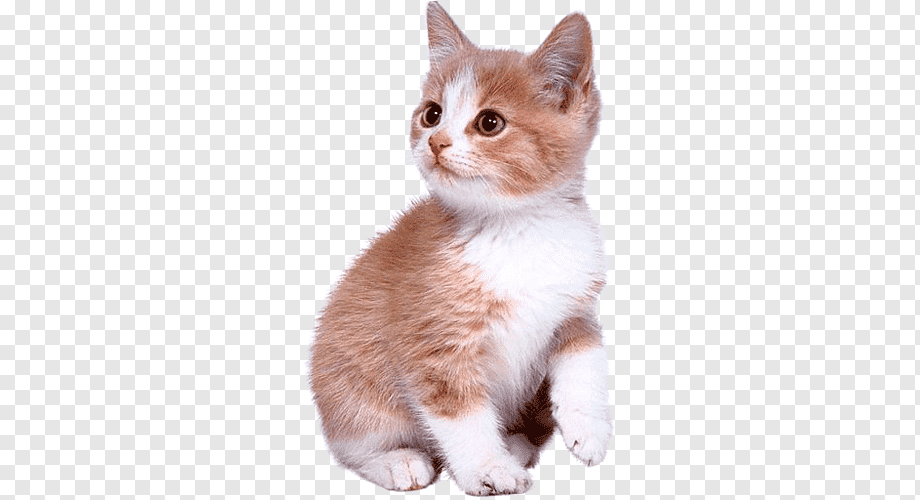
#> input picture Photos/cat.png, 920 x 500 px, found by its file name
$ python '3 drawing.py'
#> lines starting #> are read from the running program, lines starting #| are printed output that depends on the picture
import cv2 as cv
import matplotlib.pyplot as plt #usefull for working with images


#IMREAD_GRAYSCALE for black and white
img = cv.imread("Photos/cat.png",cv.IMREAD_COLOR)
#> img is the input picture: shape (500, 920, 3); mean B, G, R 225.6, 226.1, 232.8


cv.rectangle(img, (350,450), (500,350), (0,255,0), 5)
cv.circle(img, (500, 200), 100, (255,0,0), 7)
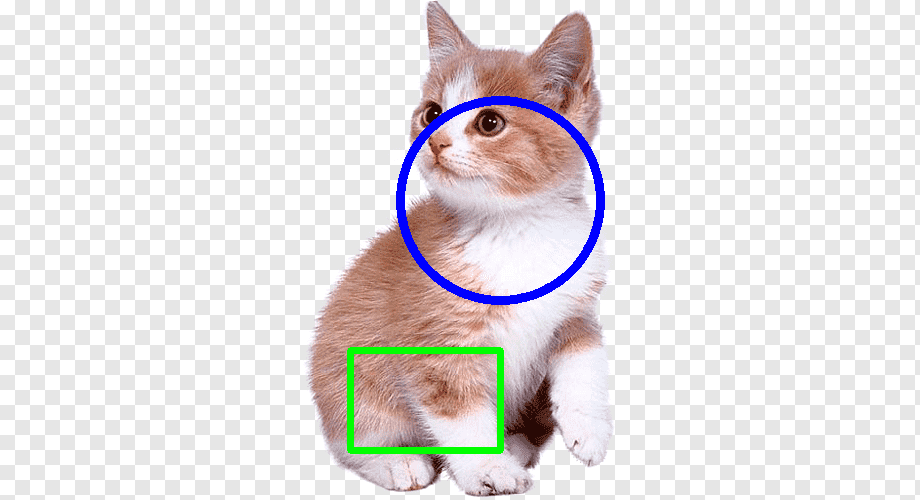
#> img: shape (500, 920, 3); mean B, G, R 225.2, 224.4, 228.6

cv.imshow("cat",img)


cv.waitKey(0)
cv.destroyAllWindows()
